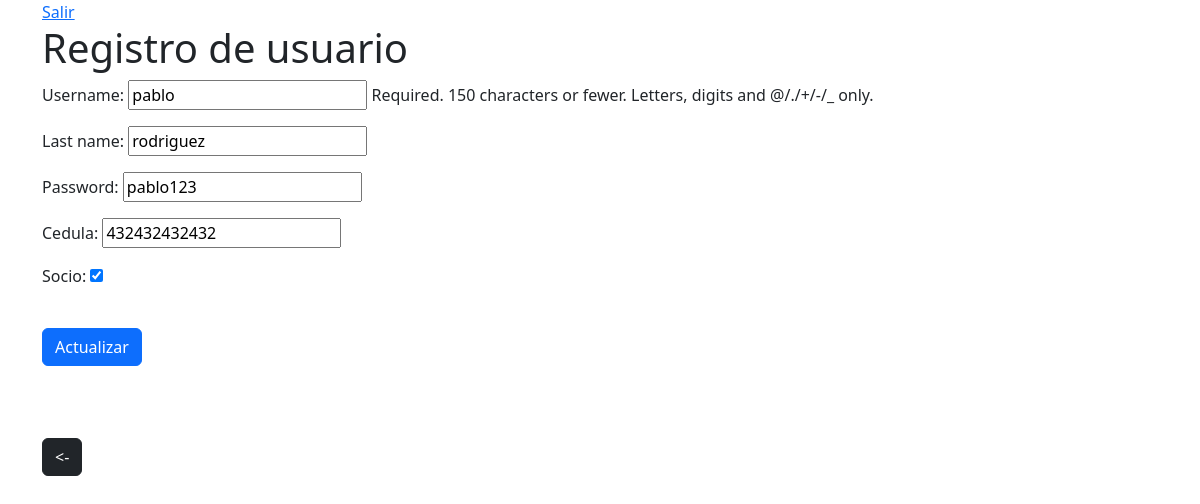
/actualizar/2, run on the app's committed database.
### bancoapp/models.py (models this page shows)
class Usuarios(AbstractUser):
    cedula = models.IntegerField(null=True)
    socio = models.BooleanField(default=False)

### bancoapp/views.py (the view, shortened to what this page needs)
# urls.py: path("actualizar/<pk>", actualizar.as_view(), name="actualizar-usuario"),
class actualizar(UpdateView):
    model = Usuarios
    fields = ["username","last_name","password","cedula","socio"]
    template_name = 'registroUsuario.html'
    def get_context_data(self, **kwargs):
        context = super().get_context_data(**kwargs)
        context['btn'] = 'Actualizar'
        context['redireccion'] = 'index'
        return context

### templates/registroUsuario.html (shortened to what this page needs)
{% extends "base.html" %}
{% block contenido %}
    <h1>Registro de usuario</h1>
    <form method="POST">
        {{form.as_p}}
        <input class="btn btn-primary my-4" type="submit" value="{{btn}}"></input>
    </form>
    <br>
    <br>
    {% if redireccion == "login" %}
        <a href="{% url 'login' %}"><button type="button" class="btn btn-dark"><-</button></a>
    {% else %}
        <a href="{% url 'index' %}"><button type="button" class="btn btn-dark"><-</button></a>
    {% endif %}
{% endblock %}

### data on the page
Usuarios: username "pablo", last_name "rodriguez", password "pablo123", cedula "432432432432", socio "☑"
